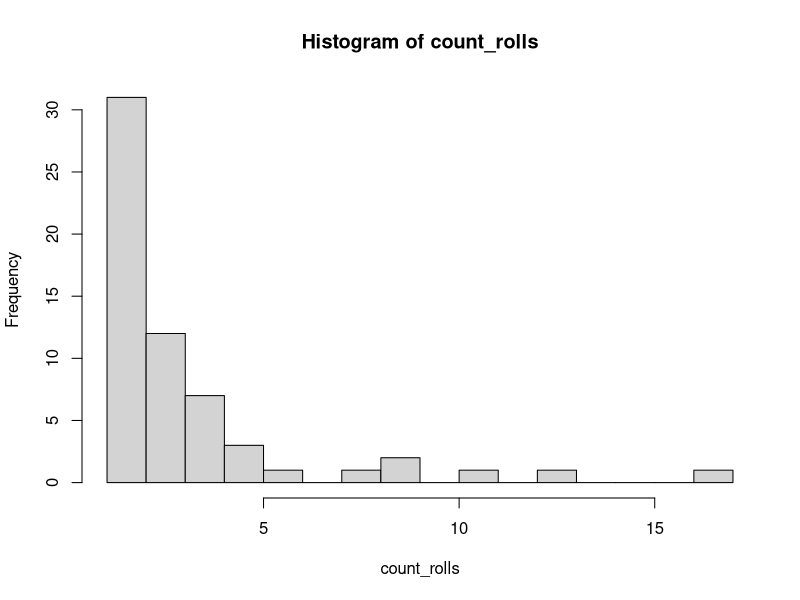

Source code (R):
# 2/13/17
# Question: if you have two die, how many rolls will it take before at least one rolls a 4? Use 60 trials.
# Modeling the solution using a random walk.

#setup a dice
dice=1:6

#setup a vector to hold results of random walk
count_rolls=c()

#simulate 60 times
for(n in 1:60){
  
  #turn counter to 1 for first roll
  count_rolls[n] = 1
  
  #this is a test to see if a four was rolled on either dice. set to 0 before first random walk
  four=0
  
  #this is the random walk which will keep running as long as a 4 is not rolled
  while(four == 0){
    
    #roll a dice twice
    dice_roll = sample(dice, 2, replace=T)
 
    #if either dice is a 4, then end the random walk to start the next one
    if(dice_roll[1] == 4 | dice_roll[2] ==4){
      four=1
      
    #if neither is a 4, then add 1 to the count for this random walk and then roll again
    } else{
      count_rolls[n] = count_rolls[n]+1
      four=0
    }
  }
}
#check the results
count_rolls

#histogram of random walk
hist(count_rolls, breaks = 1:max(count_rolls))

#summary stats
summary(count_rolls)
